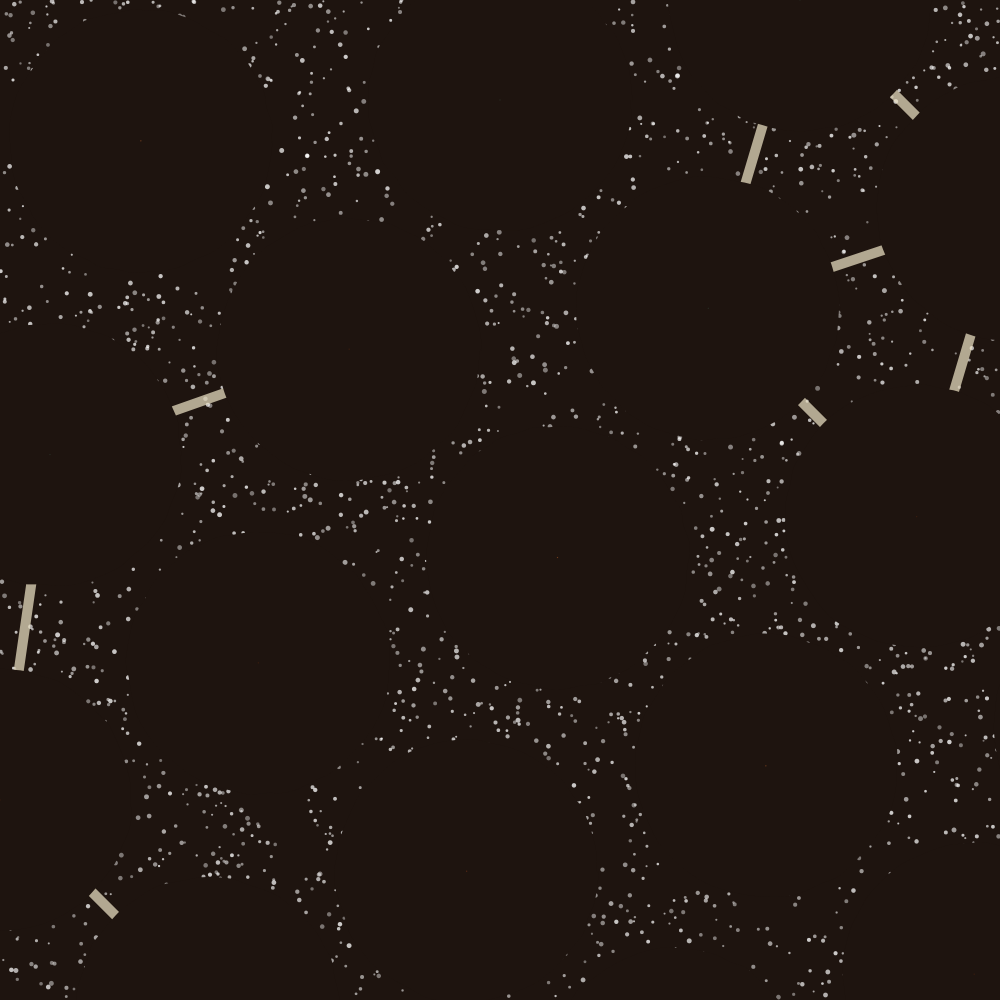
Frame 1 (no input)
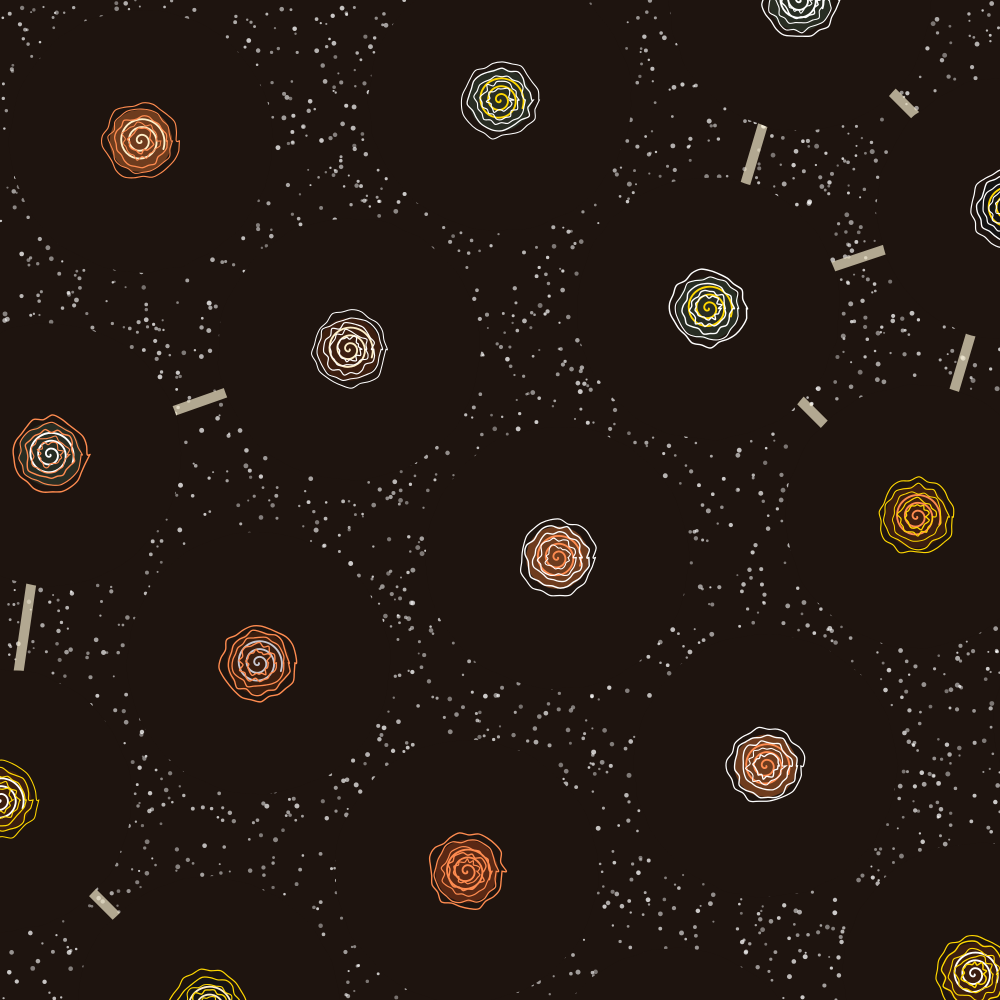
Frame 60 (no input)
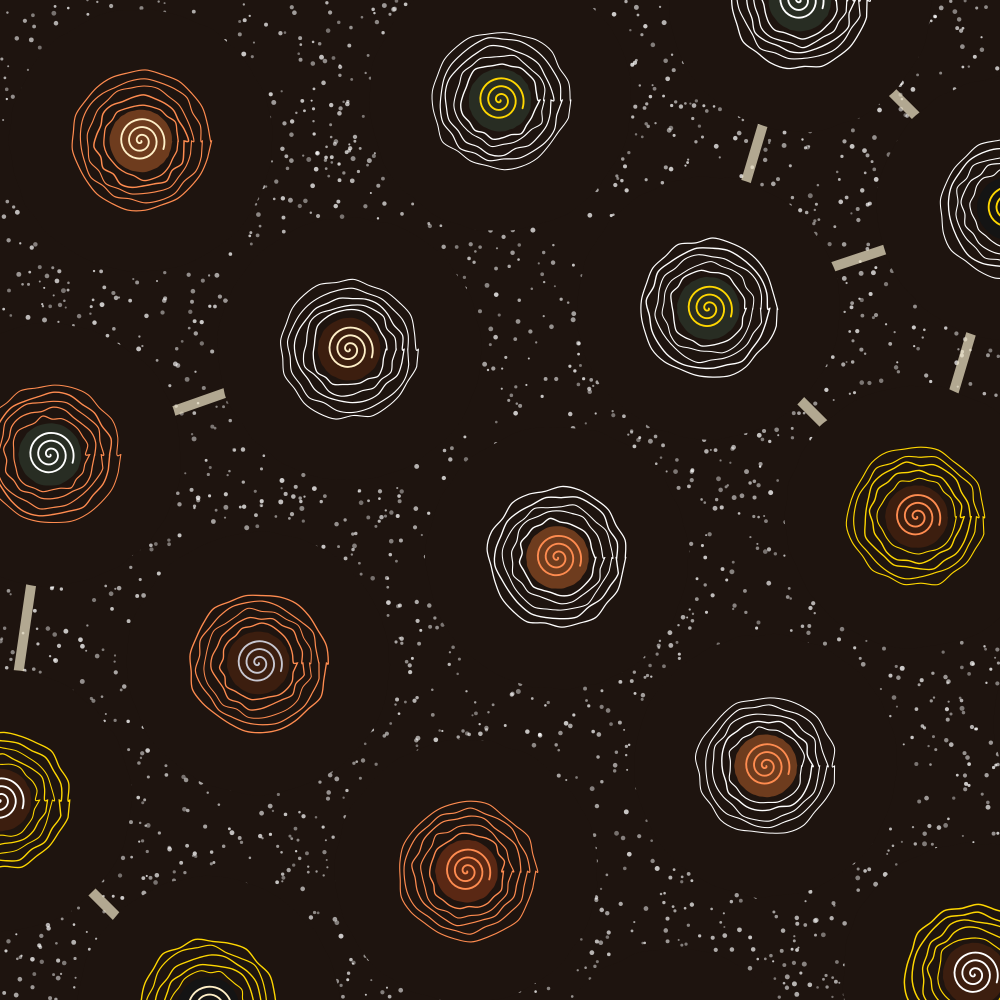
Frame 120 (the mouse pressed at the canvas centre since frame 60)

The p5.js sketch that drew these frames (run headless with seeded random() and noise() and a simulated clock; from frame 60 on, the mouse is pressed at the canvas centre):

// p5.js sketch
// ── sketch.js
// Global Variables
let globalBgColor;
let circleBasePalette;
let patternPalette;
let circles;
let connectedNodes;

// WINDOW RESIZE
function windowResized() {
  let size = min(windowWidth, windowHeight);
  resizeCanvas(size, size);
  createFixedLayout();
}

// LAYOUT & BACKGROUND & NETWORK 
function createFixedLayout() {
  circles = [];
  connectedNodes = [];

  let r = width / 8;

  // Add Lines
  addCirclesOnLine(5, width / 7.1, height / 7.1, width / 4.8, height / 4.8, r); 
  addCirclesOnLine(5, width / 2, height / 10, width / 4.8, height / 4.8, r);      
  addCirclesOnLine(5, width * 0.8, 0, width / 4.8, height / 4.8, r);               
  addCirclesOnLine(5, width / 20, height / 2.2, width / 4.8, height / 4.8, r);     
  addCirclesOnLine(5, 0, (height * 8) / 10, width / 4.8, height / 4.8, r);
}

function addCirclesOnLine(count, startX, startY, stepX, stepY, r) {
  for (let i = 0; i < count; i++) {
    let x = startX + stepX * i;
    let y = startY + stepY * i;
    let c = new Circle(x, y, r);
    circles.push(c);
    if (random(1) < 0.7) connectedNodes.push(c);
  }
}

function drawNetworkLines() {
  push();
  stroke(color(240, 230, 200, 180));
  strokeWeight(10);
  strokeCap(ROUND);

  for (let i = 0; i < connectedNodes.length; i++) {
    for (let j = i + 1; j < connectedNodes.length; j++) {
      let c1 = connectedNodes[i];
      let c2 = connectedNodes[j];
      let d = dist(c1.x, c1.y, c2.x, c2.y);
      if (d < width / 2.8) line(c1.x, c1.y, c2.x, c2.y);
    }
  }
  pop();
}

// BACKGROUND TEXTURE (STAR DUST)
function drawBackgroundDots() {
  push();
  noStroke();
  let density = 0.004;
  let numDots = floor(width * height * density);

  for (let i = 0; i < numDots; i++) {
    fill(255, random(100, 200));
    ellipse(random(width), random(height), random(width * 0.002, width * 0.005));
  }
  pop();
}

// CIRCLE CLASS
class Circle {
  constructor(x, y, r) {
    this.x = x;
    this.y = y;
    this.r = r;

    // Animation timing
    this.startTime = millis();
    this.innerDuration = 800;
    this.middleDuration = 1200;
    this.outerDuration = 1500;

    // stable colors for each circle
    this.innerBaseColor = random(circleBasePalette);
    this.innerColor = random(patternPalette);
    this.middleColor = random(patternPalette);
    this.outerColor = random(patternPalette);
  }

  getElapsed() {
    return millis() - this.startTime;
  }

  // MAIN DISPLAY

  display() {
    push();
    translate(this.x, this.y);

    
    this.drawHandDrawnCircle(this.r * 1.05, globalBgColor, null, 0);

    let t = this.getElapsed();

    // PHASE 1 — inner grows
    if (t < this.innerDuration) {
      this.displayInnerAnimated(constrain(t / this.innerDuration, 0, 1));
      pop();
      return;
    }

    // PHASE 2 — middle grows
    if (t < this.innerDuration + this.middleDuration) {
      this.displayInnerAnimated(1);
      this.displayMiddleAnimated(
        constrain((t - this.innerDuration) / this.middleDuration, 0, 1)
      );
      pop();
      return;
    }

    // PHASE 3 — outer grows
    this.displayInnerAnimated(1);
    this.displayMiddleAnimated(1);
    this.displayOuterAnimated(
      constrain(
        (t - (this.innerDuration + this.middleDuration)) / this.outerDuration,
        0,
        1
      )
    );

    pop();
  }

  // HAND-DRAWN SHAPE HELPERS
  drawIrregularBlob(rOffset, angle, size, col) {
    fill(col);
    noStroke();

    let x = cos(angle) * rOffset;
    let y = sin(angle) * rOffset;

    push();
    translate(x, y);
    beginShape();
    for (let i = 0; i < 8; i++) {
      let a = (TWO_PI / 8) * i;
      let rr = size * 0.5 * random(0.85, 1.15);
      curveVertex(cos(a) * rr, sin(a) * rr);
    }
    endShape(CLOSE);
    pop();
  }

  drawHandDrawnCircle(r, fillCol, strokeCol, strokeW) {
    if (fillCol) fill(fillCol);
    else noFill();
    if (strokeCol) stroke(strokeCol);
    else noStroke();
    if (strokeW) strokeWeight(strokeW);

    beginShape();
    for (let i = 0; i <= 50; i++) {
      let angle = (TWO_PI / 50) * i;
      let jitter = random(-r * 0.01, r * 0.01);
      curveVertex(cos(angle) * (r + jitter), sin(angle) * (r + jitter));
    }
    endShape(CLOSE);
  }

  // INNER PATTERN 
  displayInnerAnimated(p) {
    // inner base circle
    this.drawHandDrawnCircle(this.r * 0.25 * p, this.innerBaseColor, null, 0);

    noFill();
    stroke(this.innerColor);
    strokeWeight(this.r * 0.015);

    beginShape();
    let total = floor(50 * p);
    for (let i = 0; i < total; i++) {
      let rr = map(i, 0, 50, 0, this.r * 0.2 * p);
      let angle = i * 0.4;
      curveVertex(cos(angle) * rr, sin(angle) * rr);
    }
    endShape();
  }

 
  // MIDDLE PATTERN
  displayMiddleAnimated(p) {
    noFill();
    stroke(this.middleColor);

    let numRings = 5;
    for (let j = 0; j < numRings; j++) {
      let r = map(j, 0, numRings - 1, this.r * 0.3, this.r * 0.55 * p);
      strokeWeight(this.r * 0.01 * random(0.8, 1.2));

      beginShape();
      for (let i = 0; i <= 25; i++) {
        let angle = (TWO_PI / 25) * i;
        let jitter = random(-this.r * 0.02, this.r * 0.02);
        curveVertex(cos(angle) * (r + jitter), sin(angle) * (r + jitter));
      }
      endShape(CLOSE);
    }
  }

  // OUTER PATTERN
  displayOuterAnimated(p) {
    let dotSize = this.r * 0.07;
    let startR = this.r * 0.65;
    let endR = this.r * 0.95 * p;

    for (let radius = startR; radius < endR; radius += dotSize * 0.8) {
      let count = floor((TWO_PI * radius) / (dotSize * 1.4));
      for (let i = 0; i < count; i++) {
        let angle = (TWO_PI / count) * i;
        this.drawIrregularBlob(radius, angle, dotSize, this.outerColor);
      }
    }
  }
}

// SETUP / DRAW
function setup() {
  let size = min(windowWidth, windowHeight);
  createCanvas(size, size);
  pixelDensity(2);

  globalBgColor = color(30, 20, 15);

  circleBasePalette = [
    color(90, 40, 20),
    color(60, 30, 15),
    color(40, 45, 35),
    color(110, 60, 30),
    color(20, 20, 20)
  ];

  patternPalette = [
    color(255),
    color(255, 240, 200),
    color(255, 215, 0),
    color(255, 140, 80),
    color(200, 200, 210)
  ];

  createFixedLayout();
}

function draw() {
  background(globalBgColor);
  drawBackgroundDots();
  drawNetworkLines();
  for (let c of circles) c.display();
}
